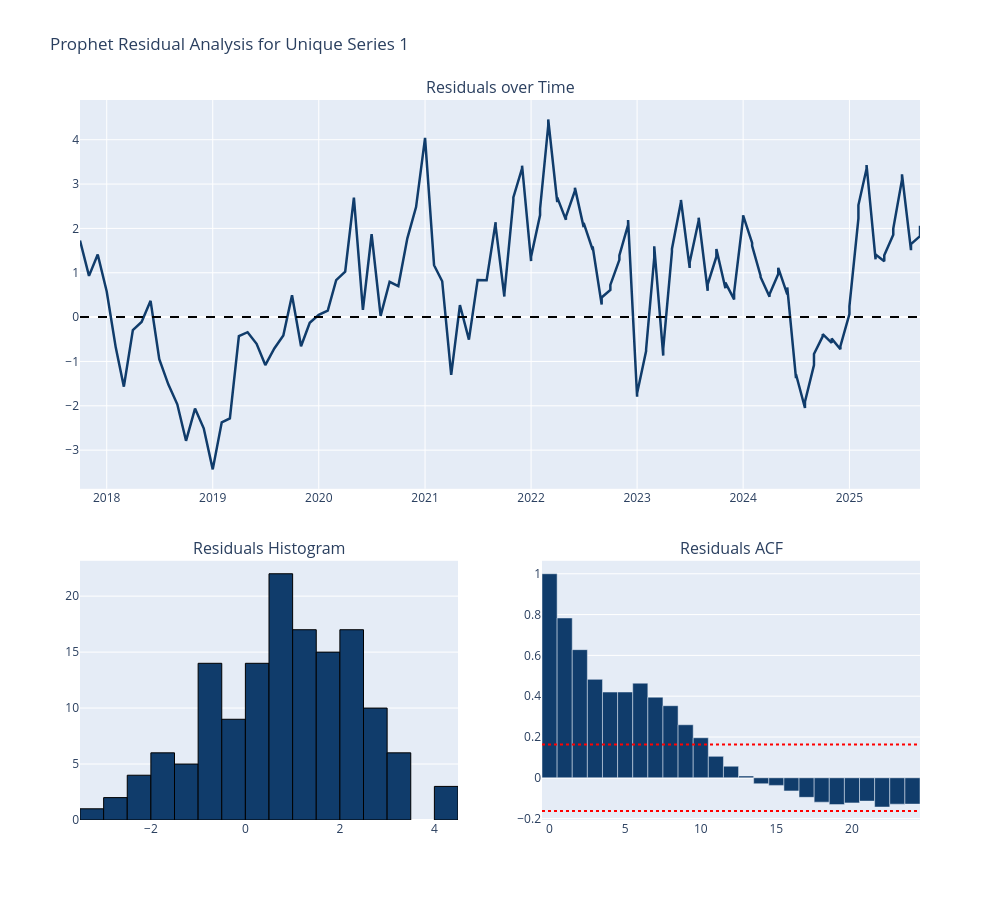

The cell this chart's notebook holds for it:
### Code cell
# Compute ACF
nlags = 24  # 2 years worth of lags
residuals = ts_sample['Prophet_Residuals']
acf_vals = acf(residuals, nlags=nlags)

# Create subplot layout: 2 rows, 2 columns for row 2
fig = make_subplots(
    rows=2, cols=2,
    shared_xaxes=False,
    column_widths=[0.5, 0.5],
    row_heights=[0.6, 0.4],  # first row taller
    specs=[[{"colspan": 2}, None], [{"type": "xy"}, {"type": "xy"}]],
    subplot_titles=("Residuals over Time", "Residuals Histogram", "Residuals ACF"),
    vertical_spacing=0.10
)

fig.add_trace(
    go.Scatter(
        x=ts_sample['ds'],
        y=residuals,
        mode='lines',
        line=dict(color=color_discrete_map['Prophet'], width=2.5),
        name='Residuals'
    ),
    row=1, col=1
)

# Horizontal line at 0
fig.add_hline(y=0, line_dash="dash", line_color="black", row=1, col=1)

fig.add_trace(
    go.Histogram(
        x=residuals,
        nbinsx=30,
        name='Residuals',
        marker_color=color_discrete_map['Prophet'],
        marker_line_color='black',   # border color
        marker_line_width=1          # border width
    ),
    row=2, col=1
)

fig.add_trace(
    go.Bar(
        x=np.arange(len(acf_vals)),
        y=acf_vals,
        name='ACF',
        marker_color=color_discrete_map['Prophet'],
    ),
    row=2, col=2
)

# Add confidence intervals for ACF
conf_int = 1.96/np.sqrt(len(residuals))
fig.add_hline(y=conf_int, line_dash="dot", line_color="red", row=2, col=2)
fig.add_hline(y=-conf_int, line_dash="dot", line_color="red", row=2, col=2)

# Layout adjustments
fig.update_layout(
    height=900,
    width=1000,
    title_text="Prophet Residual Analysis for Unique Series 1",
    showlegend=False,
)

fig.show()

### Figure 1 — Plotly figure (JSON) as saved in the notebook; plotly's stock layout.template omitted (floating-point values rounded to 4 significant figures; data arrays with more than 128 entries replaced by an {"elided": "..."} marker saying what was removed)
{"data": [{"line": {"color": "#103C6B", "width": 2.5}, "mode": "lines", "name": "Residuals", "type": "scatter", "x": {"elided": "145 str values"}, "xaxis": "x", "y": {"elided": "145 float values"}, "yaxis": "y"}, {"marker": {"color": "#103C6B", "line": {"color": "black", "width": 1}}, "name": "Residuals", "nbinsx": 30, "type": "histogram", "x": {"elided": "145 float values"}, "xaxis": "x2", "yaxis": "y2"}, {"marker": {"color": "#103C6B"}, "name": "ACF", "type": "bar", "x": [0, 1, 2, 3, 4, 5, 6, 7, 8, 9, 10, 11, 12, 13, 14, 15, 16, 17, 18, 19, 20, 21, 22, 23, 24], "xaxis": "x3", "y": [1.0, 0.7833, 0.6281, 0.4824, 0.4203, 0.4205, 0.4638, 0.395, 0.3533, 0.26, 0.1963, 0.1051, 0.05674, 0.008803, -0.02912, -0.03719, -0.0642, -0.09571, -0.1194, -0.1313, -0.1229, -0.1143, -0.1433, -0.1292, -0.1289], "yaxis": "y3"}], "layout": {"annotations": [{"font": {"size": 16}, "showarrow": false, "text": "Residuals over Time", "x": 0.5, "xanchor": "center", "xref": "paper", "y": 1, "yanchor": "bottom", "yref": "paper"}, {"font": {"size": 16}, "showarrow": false, "text": "Residuals Histogram", "x": 0.225, "xanchor": "center", "xref": "paper", "y": 0.36, "yanchor": "bottom", "yref": "paper"}, {"font": {"size": 16}, "showarrow": false, "text": "Residuals ACF", "x": 0.775, "xanchor": "center", "xref": "paper", "y": 0.36, "yanchor": "bottom", "yref": "paper"}], "height": 900, "shapes": [{"line": {"color": "black", "dash": "dash"}, "type": "line", "x0": 0, "x1": 1, "xref": "x domain", "y0": 0, "y1": 0, "yref": "y"}, {"line": {"color": "red", "dash": "dot"}, "type": "line", "x0": 0, "x1": 1, "xref": "x3 domain", "y0": 0.1628, "y1": 0.1628, "yref": "y3"}, {"line": {"color": "red", "dash": "dot"}, "type": "line", "x0": 0, "x1": 1, "xref": "x3 domain", "y0": -0.1628, "y1": -0.1628, "yref": "y3"}], "showlegend": false, "title": {"text": "Prophet Residual Analysis for Unique Series 1"}, "width": 1000, "xaxis": {"anchor": "y", "domain": [0, 1]}, "xaxis2": {"anchor": "y2", "domain": [0, 0.45]}, "xaxis3": {"anchor": "y3", "domain": [0.55, 1]}, "yaxis": {"anchor": "x", "domain": [0.46, 1]}, "yaxis2": {"anchor": "x2", "domain": [0, 0.36]}, "yaxis3": {"anchor": "x3", "domain": [0, 0.36]}}}
